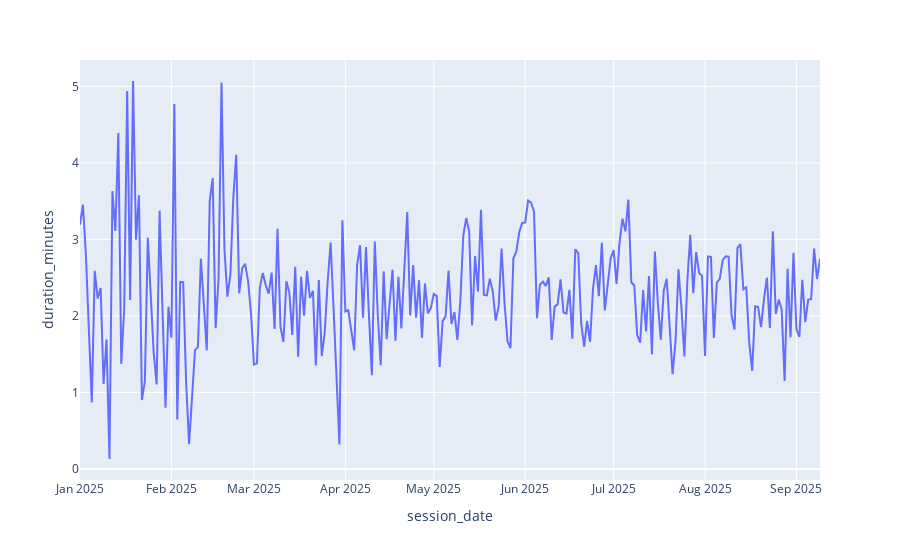

Notebook cell for this chart:
### Code cell
# Calculate daily averages with cleaned dataset
df_daily = df_clean.groupby('session_date')['duration_minutes'].mean().reset_index()
fig = px.line(df_daily, x='session_date', y='duration_minutes')
fig.show()

### Figure 1 — Plotly figure (JSON) as saved in the notebook; plotly's stock layout.template omitted (floating-point values rounded to 4 significant figures; data arrays with more than 128 entries replaced by an {"elided": "..."} marker saying what was removed)
{"data": [{"hovertemplate": "session_date=%{x}<br>duration_minutes=%{y}<extra></extra>", "legendgroup": "", "line": {"color": "#636efa", "dash": "solid"}, "marker": {"symbol": "circle"}, "mode": "lines", "name": "", "orientation": "v", "showlegend": false, "type": "scatter", "x": {"elided": "249 str values"}, "xaxis": "x", "y": {"elided": "249 float values"}, "yaxis": "y"}], "layout": {"legend": {"tracegroupgap": 0}, "margin": {"t": 60}, "xaxis": {"anchor": "y", "domain": [0, 1], "title": {"text": "session_date"}}, "yaxis": {"anchor": "x", "domain": [0, 1], "title": {"text": "duration_minutes"}}}}
